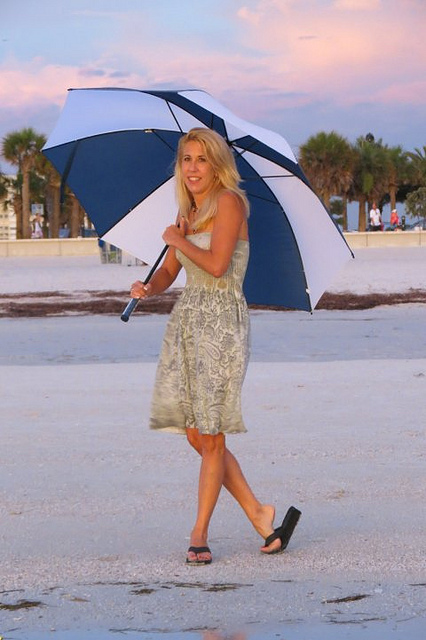
#> input picture data/lena.jpg, 426 x 640 px, found by its file name
$ python learn_03.py
#> lines starting #> are read from the running program, lines starting #| are printed output that depends on the picture
import cv2
img = cv2.imread('lena.jpg')
#> img is the input picture: shape (640, 426, 3); mean B, G, R 165.5, 153.1, 162.4
print("=========获取图像得到像素值=========")
px = img[100,30]
#> px = [212, 192, 221]
print(px)
#| [212 192 221]
px_0 = img[100,30,0]
#> px_0 = 212
px_1 = img[100,30,1]
#> px_1 = 192
px_2 = img[100,30,2]
#> px_2 = 221
print(px_0)
#| 212
print(px_1)
#| 192
print(px_2)
#| 221
print("-------------------")
print(img.shape)
#| (640, 426, 3)
height,width,channels = img.shape
#> height = 640; width = 426; channels = 3
print(height)
#| 640
print(width)
#| 426
print(channels)
#| 3
print(img.shape[0])
#| 640
#读取图像的数据类型
print(img.dtype)
#| uint8

#获取总的像素数
print(img.size)  # height*width*channels
#| 817920

#ROI  提取感兴趣的区域
# face = img[100:300,100:300]
# cv2.imshow('face',face)
# cv2.waitKey(0)

#通道分割与合并
b,g,r = cv2.split(img)
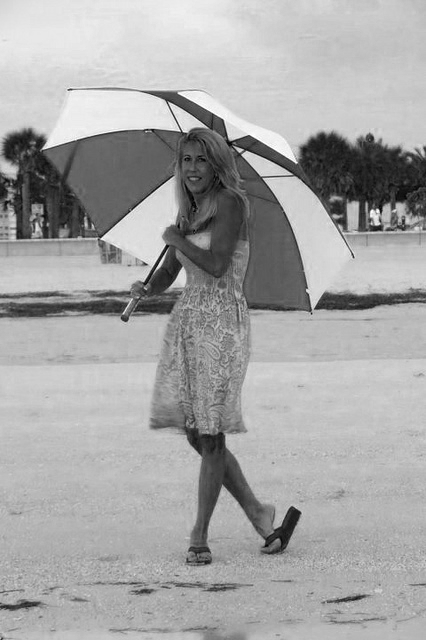
#> b: shape (640, 426); min 0, max 255, mean 165.5
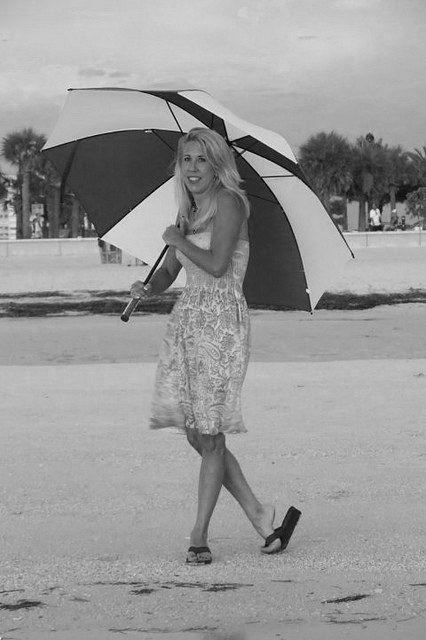
#> g: shape (640, 426); min 0, max 239, mean 153.1
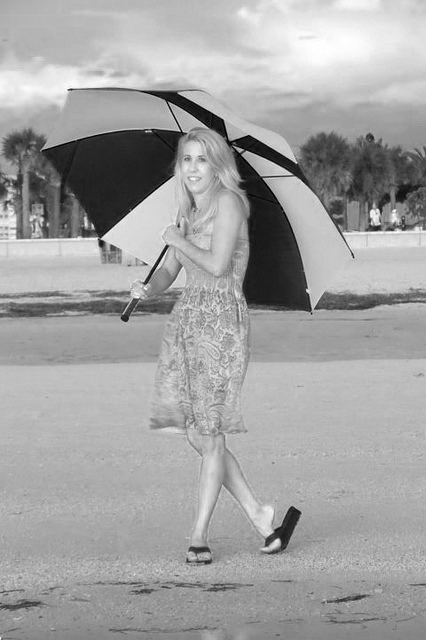
#> r: shape (640, 426); min 0, max 255, mean 162.4
img = cv2.merge((b,g,r))
# cv2.imshow('lena',img)
# cv2.waitKey(0)

b = img[:,:,0]
g = img[:,:,1]
r = img[:,:,2]
cv2.imshow('b',b)
cv2.imshow('g',g)
cv2.imshow('r',r)
cv2.imshow('ori',img)
cv2.waitKey(0)
